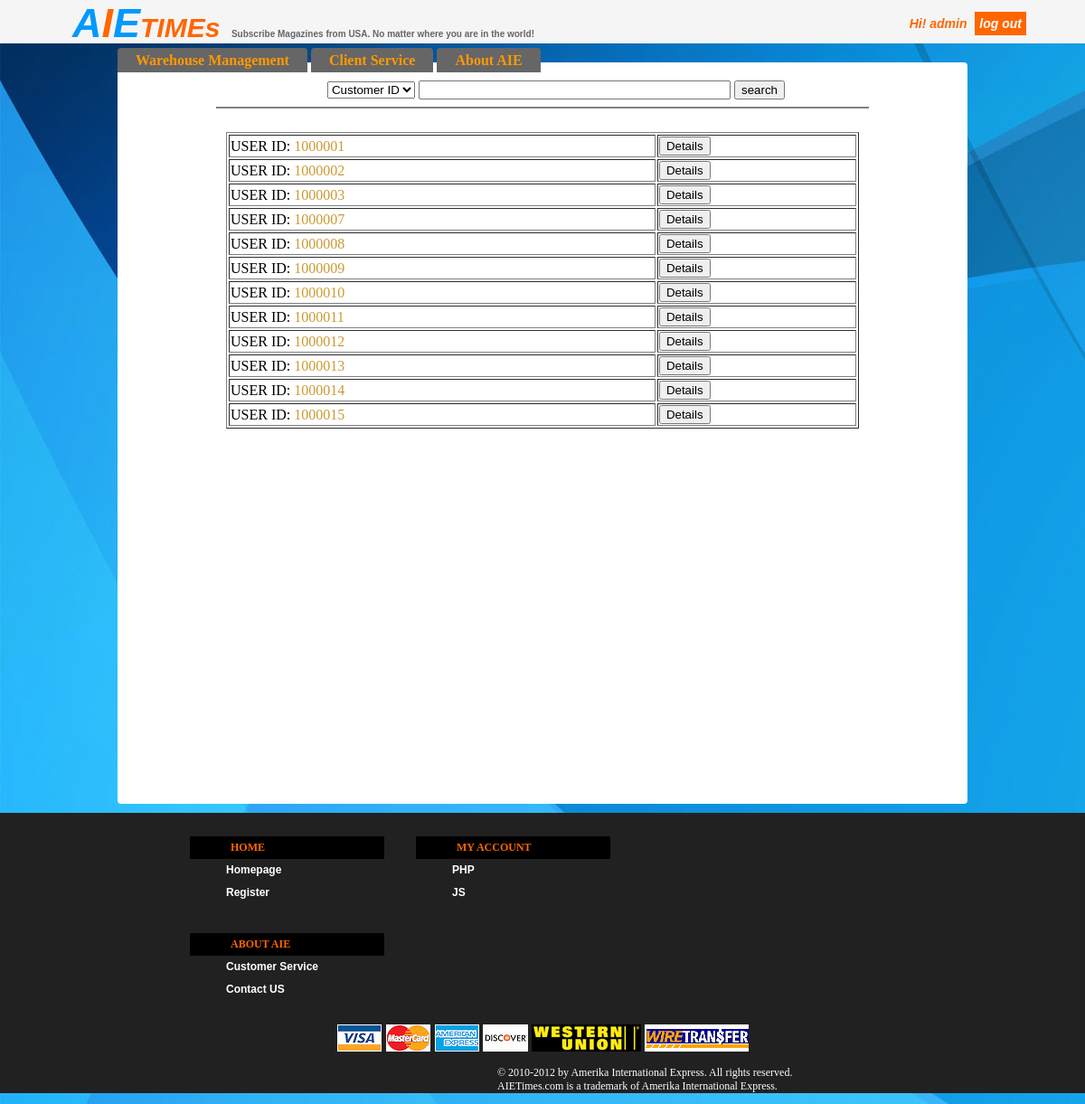
The app's page /AdminLoggedIn.php (signed in) with its own data.
### tables this page shows
CREATE TABLE IF NOT EXISTS `useraccount` (
  `user_id` int(10) NOT NULL AUTO_INCREMENT,
  `password` varchar(40) NOT NULL,
  `first_name` varchar(10) NOT NULL,
  `last_name` varchar(10) NOT NULL,
  `gender` varchar(6) NOT NULL,
  `birthday` date NOT NULL,
  `join_date` date NOT NULL,
  `email` varchar(40) NOT NULL,
  `email2` varchar(40) NOT NULL DEFAULT 'NULL',
  `phone` varchar(15) NOT NULL,
  `default_addressid` int(10) NOT NULL DEFAULT '0',
  PRIMARY KEY (`user_id`),
  UNIQUE KEY `email` (`email`)
);

### AdminLoggedIn.php (the view, shortened to what this page needs)
<!DOCTYPE html>
<html>
<head>
<link href="AdminCSS.css" rel="stylesheet" type="text/css" />
<link rel="stylesheet" href="table.css" type="text/css" media="print, projection, screen" />
</head>
<body class="bg">
<div id="banner"><span style="color:#09F">A</span><span style="color:#F60">I</span><span style="color:#09F">E</span><span style="font-size:30px">TIMEs</span>
<span style="font-size:10px; color: #666; font-style:normal;">Subscribe Magazines from USA. No matter where you are in the world!</span>
<span style="margin-left:500px; ; font-size:14px;">
<?php
	echo "<div style='position:absolute;right:60px;top:18px;'>Hi! ".$_SESSION['admin_username']." ";
	echo "<a href='adminlogout.php' style='text-decoration: none;margin:5px;padding:5px;width:50px;color:white;background-color:#F60;'>log out</a></div>";
?>
</span>
</div>
<div id="main">
<ul id="menu">
<li><a href="picking.php" onmouseover="showmenu()" onmouseout="hidemenu()">Warehouse Management</a></li>
<li><a href="AdminLoggedIn.php" onmouseover="showmenu2()" onmouseout="hidemenu2()">Client Service</a></li>
<li><a href="about.php">About AIE</a></li>
</ul>
<div id="content">
<div id="content2">
<div align="center" style="margin-left:30px">
<form align="center" action="<?php echo $_SERVER['PHP_SELF'];?>" method="post">
<select name="target">
  <option>Customer ID</option>
</select>
<input type="text" name="search" value="" size="40" placeholder=''/>
<input type="submit" value="search" name="submit">
</form>
</div>
<hr align="center" noshade="noshade" size="2px" width="80%"/>
<br>
<?php
   if(isset($_POST['search'])&&$_POST['search']!="")
   {
   	$ID = strip_tags($_POST["search"]);
    $category = $_POST["target"];
    $sql = "select * from useraccount where user_id = ".$ID;
		$res = mysql_query($sql);
 		echo "<table border=\"1\" align=\"center\" width=\"700\">";
    while($result = mysql_fetch_row($res)){
		  echo "<tr><td>USER ID: <font color=\"#CC9933\">$result[0]</font></td>";
		  echo "<td><a href='userdisplay.php?UID=".$result[0]."'><button class='button'>Details</button></a><br/></td></tr>";
		}
   }
   else
   {
   	$sql = "select * from useraccount";
		$res = mysql_query($sql);
		echo "<table border=\"1\" align=\"center\" width=\"700\">";
    while($result = mysql_fetch_row($res))
    {
		 echo "<tr><td>USER ID: <font color=\"#CC9933\">$result[0]</font></td>";
		  echo "<td><a href='userdisplay.php?UID=".$result[0]."'><button class='button'>Details</button></a><br/></td></tr>";
   	}
   }echo "</table>";
?>
</div>
</div>
</div>
<div id="footer">
  <div class="t">
    <div class="sm">
      <dl>
        <dt>Home</dt>
        <dd><a href="homepage.php">Homepage</a></dd>
        <dd><a href="#" title="get latitude&longitude of your pin">Register</a></dd>
      </dl>
      <dl>
        <dt>My Account</dt>
        <dd><a href="http://www.w3schools.com">PHP</a></dd>
        <dd><a href="http://www.w3schools.com">JS</a></dd>
      </dl>
      <dl>
        <dt>About AIE</dt>
        <dd><a href="#">Customer Service</a></dd>
        <dd><a href="#">Contact US</a></dd>
      </dl>
    </div>
    	<div align="center">
        	<img alt="credit card" src="images/footer_cc_img.png" width="211" height="30" />
			<img alt="western union" src="images/western-union-logo.png" width="121" height="30" />
			<img alt="wire transfer" src="images/wire_transfer.png" width="115" height="30" />
        </div>
  </div>
<p style="margin-left:550px;color:#FFF; font-size:12px">&copy; 2010-2012 by Amerika International Express.
All rights reserved. <br>AIETimes.com is a trademark of Amerika International Express.</p>
</div>
</body>
</html>

### AdminCSS.css (style rules this page uses)
body { margin:0px; height:auto; }
.bg { height: auto; overflow: visible; background-color: #CCC; font: "Trebuchet MS", Verdana, sans-serif; background-color: #999; background-image: url(images/blue.jpg); }
#banner { background-color:#F5F5F5; height:48px; color:#F60; font-size:45px; padding-left:80px; font-weight:bolder; margin-bottom: 5px; font-family: Tahoma, Geneva, sans-serif; font-style:italic; }
#main { margin-right: 130px; margin-left: 130px; }
#content { background-color: #ffffff; border-radius: 0 4px 4px 4px; padding-top: 20px; height:auto; }
#content2 { padding-left:20px; padding-right:20px; height:800px; }
ul#menu { padding: 0px; position: relative; margin: 0; height: 16px; }
ul#menu li { display: inline; }
ul#menu li a { background-color: #666; text-decoration: none; line-height: 1.8em; color: #F90; border-radius: 4px 4px 0 0; padding-top: 5px; padding-right: 20px; padding-bottom: 5px; padding-left: 20px; font-weight: bold; }
#footer { background-color: #212121; margin:0px; padding:0px; }
#footer .t { width: 800px; overflow: hidden; margin-left: auto; margin-right: auto; margin-top: 10px; margin-bottom: 10px; }
#footer .t .sm { overflow: hidden; height: auto; width: 600px; float: left; margin: 10px; }
#footer .t .sm dl { float: left; width: 220px; height: auto; margin-right: 30px; text-align: left; margin-left: 0px; }
#footer .t .sm dl dt { color: #F60; background-color: #000; text-transform: uppercase; font-weight: bold; font-size: 12px; line-height: 25px; width: 170px; padding-left: 45px; }
#footer .t .sm dl dd { font-size: 11px; font-weight: bold; color: #FFF; text-decoration: none; }
#footer .t .sm dl dd a { font-size: 12px; font-weight: bold; color: #FFF; text-decoration: none; line-height: 25px; font-family: Arial, Helvetica, sans-serif; }

### records on screen
useraccount: user_id "1000001"
useraccount: user_id "1000002"
useraccount: user_id "1000003"
useraccount: user_id "1000007"
useraccount: user_id "1000008"
useraccount: user_id "1000009"
useraccount: user_id "1000010"
useraccount: user_id "1000011"
useraccount: user_id "1000012"
useraccount: user_id "1000013"
useraccount: user_id "1000014"
useraccount: user_id "1000015"

### other values on screen
$_SESSION['admin_username'] "admin"
